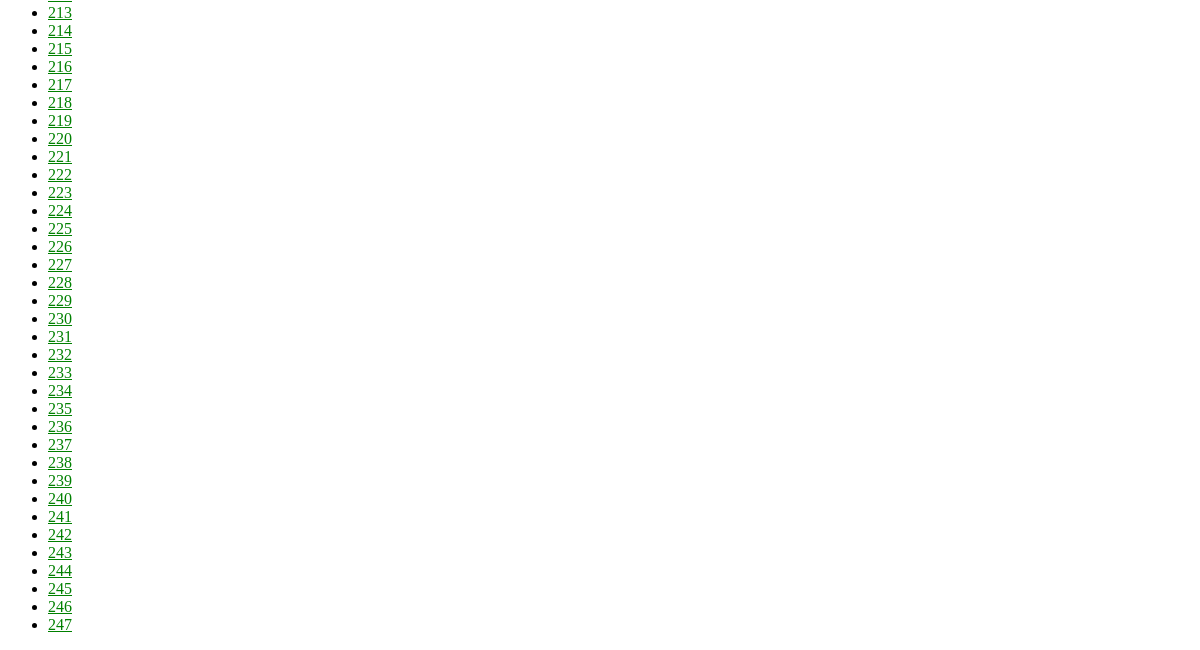
Before: /CMdiagnose/ (lower part) with the older database file.
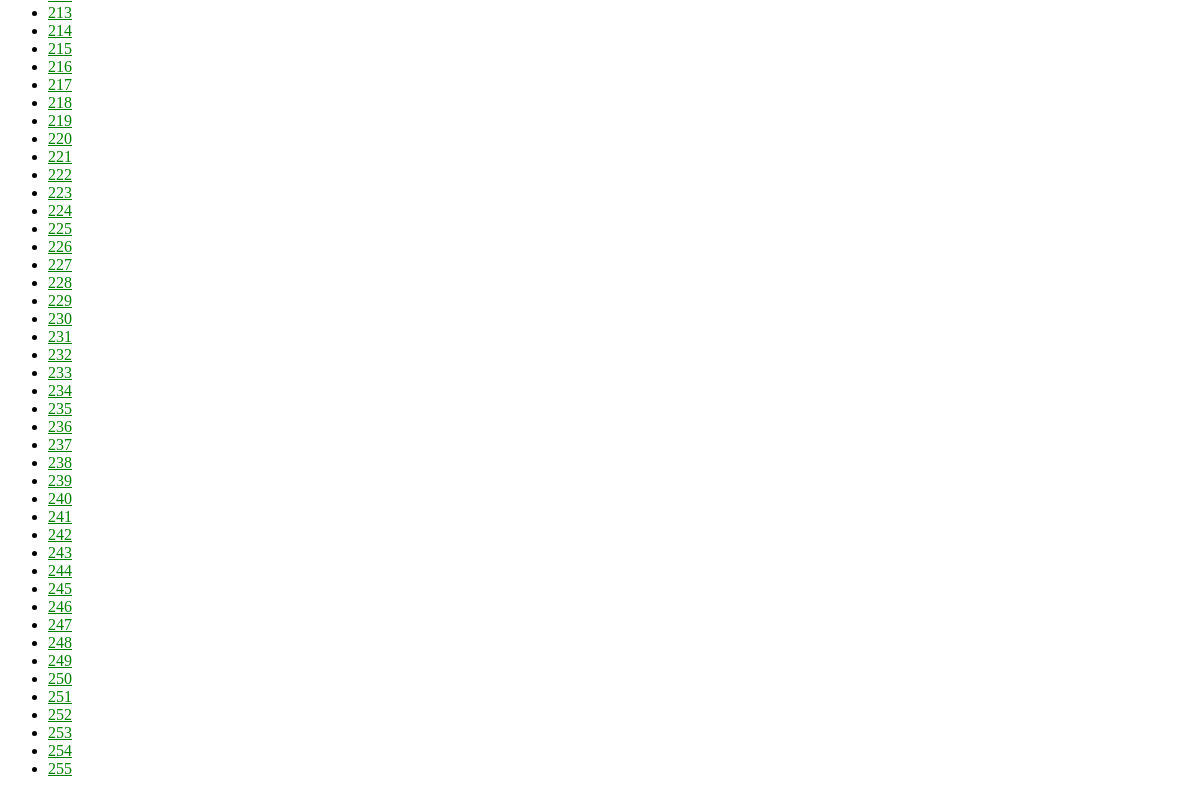
After: the same page with the newer database file.
### CMdiagnose/models.py (models this page shows, shortened)
class Person(models.Model):
    body = models.OneToOneField(Body, on_delete=models.CASCADE)
    tongue = models.OneToOneField(Tongue, on_delete=models.CASCADE)

### CMdiagnose/views.py (the view)
# urls.py: path('', views.IndexView.as_view(), name='index'),
class IndexView(generic.ListView):
    template_name = 'CMdiagnose/index.html'
    context_object_name = 'Person_list'
    def get_queryset(self):
        return Person.objects.all()

### CMdiagnose/templates/CMdiagnose/index.html
{% load static %}
<link rel="stylesheet" type="text/css" href="{% static 'polls/style.css' %}">
    <ul>
    {% for person in Person_list %}
        <li><a href="{% url 'CMdiagnose:detail' person.pk %}">{{ person.pk }}</a></li>
    {% endfor %}
    </ul>

Changed rows visible on the page:
added Person: pk "248"
added Person: pk "249"
added Person: pk "250"
added Person: pk "251"
added Person: pk "252"
added Person: pk "253"
added Person: pk "254"
added Person: pk "255"
